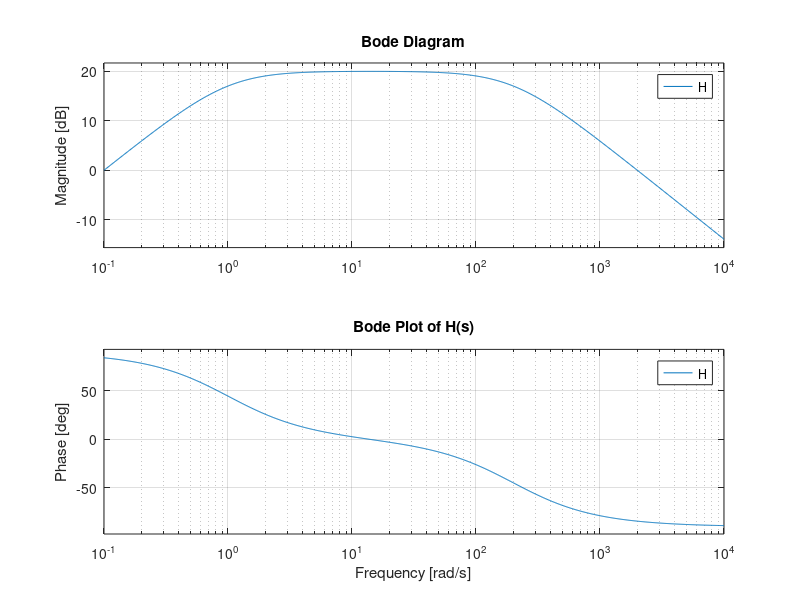

The MATLAB source for this figure:
clc; clear; close all;

% 元件值（你提供的數值）
R1 = 1e4;   
R2 = 1e5;          
C1 = 1e-4;     
C2 = 5e-8;        

% s-domain變數
s = tf('s');

% Transfer Function H(s)
H = (s*R2*C1 / ((1+s*R1*C1)*(1+s*R2*C2)));

% 畫 Bode 圖
figure;
bode(H);
grid on;
title('Bode Plot of H(s)');

% 取得頻率響應資料
[mag, phase, w] = bode(H, logspace(0, 5, 1000));  % 頻率範圍 10^3 ~ 10^9 rad/s

% 壓成向量
mag = squeeze(mag);

% 最大值
max_mag = max(mag);

% 3dB點大小
target_mag = max_mag / sqrt(2);

% 找到上下3dB點
idx = find(mag <= target_mag);

if isempty(idx)
    disp('找不到 3dB 頻率點，請調整頻率範圍。');
else
    lower_3dB_freq = w(idx(1)) / (2*pi);   % Hz
    upper_3dB_freq = w(idx(end)) / (2*pi); % Hz

    % 顯示結果
    fprintf('Lower 3dB 頻率：%.2f Hz\n', lower_3dB_freq);
    fprintf('Upper 3dB 頻率：%.2f Hz\n', upper_3dB_freq);
end
